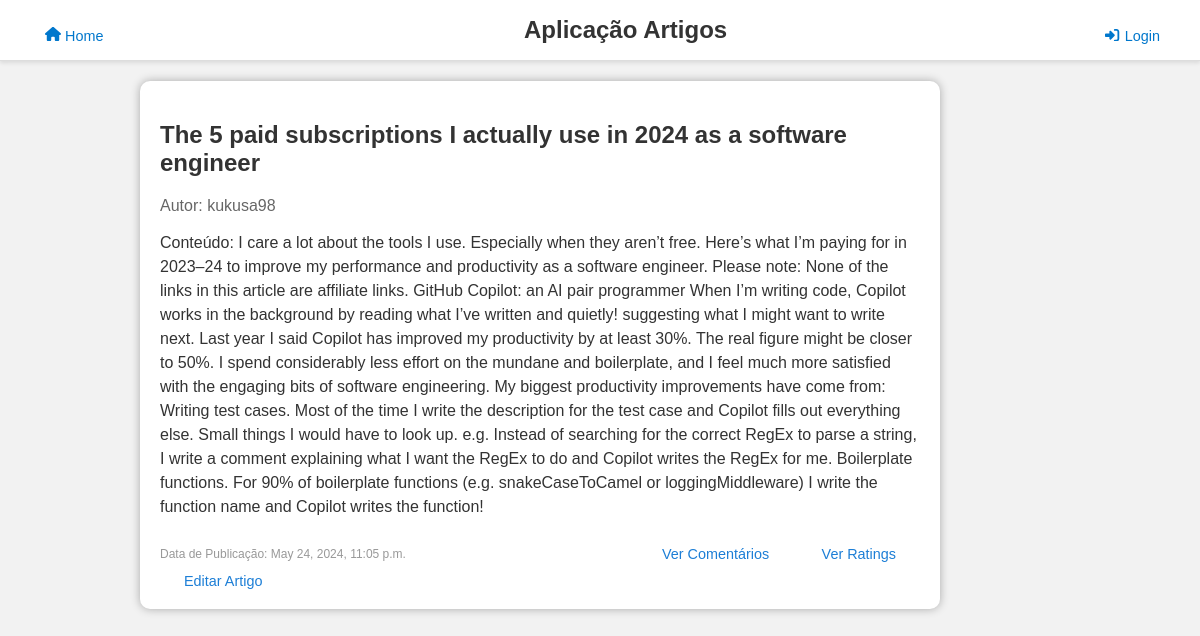
The app's page /artigos/artigo_details/5/ with its own data.
### artigos/models.py (models this page shows)
class Artigo(models.Model):
    autor = models.ForeignKey(User, on_delete=models.CASCADE,related_name='artigos')
    titulo = models.CharField(max_length=200)
    conteudo = models.TextField()
    data_publicacao = models.DateTimeField(auto_now_add=True)
    def __str__(self):
        return self.titulo

### artigos/views.py (the view)
# urls.py: path('artigo_details/<int:artigo_id>/', views.artigo_details_view, name='artigoDetails'),
def artigo_details_view(request,artigo_id):
    artigo=Artigo.objects.get(id=artigo_id)
    autor=Artigo.objects.get(id=artigo_id).autor
    contexto={'artigo':artigo,'autor':autor}
    return render(request,"artigos/artigoDetails.html",contexto)

### artigos/templates/artigos/artigoDetails.html (shortened to what this page needs)
{% extends 'artigos/layout.html' %}
{% block content %}
    <div class="article-content">
        <div class="article">
            <h2 class="article-title">{{ artigo }}</h2>
            <p class="article-author">Autor: {{ autor.username }}</p>
            <p class="article-text">Conteúdo: {{ artigo.conteudo }}</p>
            <div class="article-links">
                <p>Data de Publicação: {{ artigo.data_publicacao }}</p>
                <div>
                    <a href="{% url 'artigos:comentarios' artigo.id %}">Ver Comentários</a>
                    <a href="{% url 'artigos:ratings' artigo.id %}">Ver Ratings</a>
                </div>
            </div>
            <a href="{% url 'artigos:edita_artigo' artigo.id %}" class="edit-link">Editar Artigo</a>
        </div>
    </div>
{% endblock %}

### records on screen
Artigo: titulo "The 5 paid subscriptions I actually use in 2024 as a software engineer", conteudo "I care a lot about the tools I use. Especially when they aren’t free. Here’s what I’m paying for in 2023–24 to improve my performance and productivity as a software engineer. Please note: None of the links in this article are affiliate links. GitHub Copilot: an AI pair programmer When I’m writing code, Copilot works in the background by reading what I’ve written and quietly! suggesting what I might want to write next. Last year I said Copilot has improved my productivity by at least 30%. The real figure might be closer to 50%. I spend considerably less effort on the mundane and boilerplate, and I feel much more satisfied with the engaging bits of software engineering. My biggest…", data_publicacao "May 24, 2024, 11:05 p.m."

### other values on screen
{{ autor.username }} "kukusa98"
